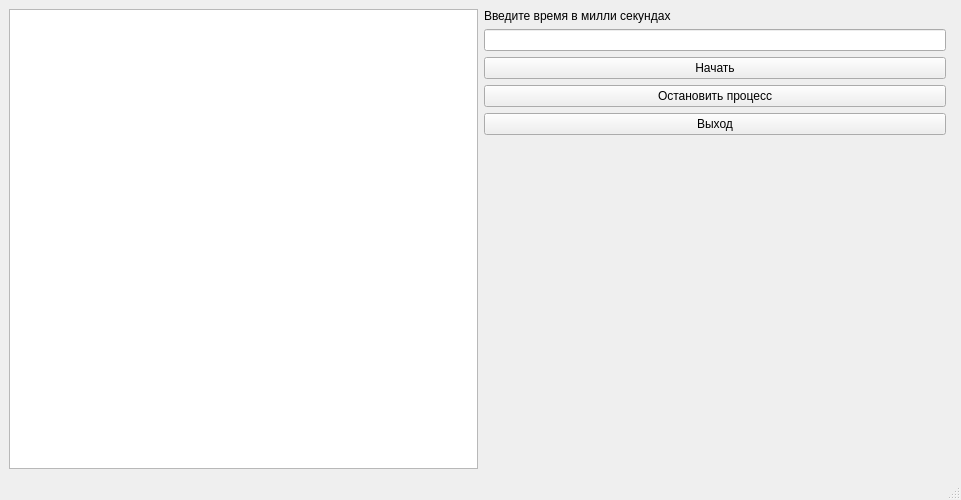
<?xml version="1.0" encoding="UTF-8"?>
<ui version="4.0">
 <class>MainWindow</class>
 <widget class="QMainWindow" name="MainWindow">
  <property name="geometry">
   <rect>
    <x>0</x>
    <y>0</y>
    <width>961</width>
    <height>500</height>
   </rect>
  </property>
  <property name="windowTitle">
   <string>MainWindow</string>
  </property>
  <widget class="QWidget" name="centralwidget">
   <layout class="QGridLayout" name="gridLayout_2">
    <item row="0" column="0">
     <widget class="QTableWidget" name="table"/>
    </item>
    <item row="0" column="1">
     <layout class="QGridLayout" name="gridLayout">
      <property name="sizeConstraint">
       <enum>QLayout::SetFixedSize</enum>
      </property>
      <item row="0" column="0" colspan="2">
       <widget class="QLabel" name="label">
        <property name="text">
         <string>Введите время в милли секундах</string>
        </property>
       </widget>
      </item>
      <item row="1" column="0">
       <widget class="QLineEdit" name="time"/>
      </item>
      <item row="2" column="0">
       <widget class="QPushButton" name="beginButton">
        <property name="text">
         <string>Начать</string>
        </property>
       </widget>
      </item>
      <item row="3" column="0">
       <widget class="QPushButton" name="exitButton">
        <property name="text">
         <string>Остановить процесс</string>
        </property>
       </widget>
      </item>
      <item row="4" column="0">
       <widget class="QPushButton" name="redButton">
        <property name="text">
         <string>Выход</string>
        </property>
       </widget>
      </item>
      <item row="5" column="0">
       <spacer name="verticalSpacer">
        <property name="orientation">
         <enum>Qt::Vertical</enum>
        </property>
        <property name="sizeHint" stdset="0">
         <size>
          <width>20</width>
          <height>40</height>
         </size>
        </property>
       </spacer>
      </item>
     </layout>
    </item>
   </layout>
  </widget>
  <widget class="QMenuBar" name="menubar">
   <property name="geometry">
    <rect>
     <x>0</x>
     <y>0</y>
     <width>961</width>
     <height>21</height>
    </rect>
   </property>
  </widget>
  <widget class="QStatusBar" name="statusbar"/>
 </widget>
 <resources/>
 <connections/>
</ui>
